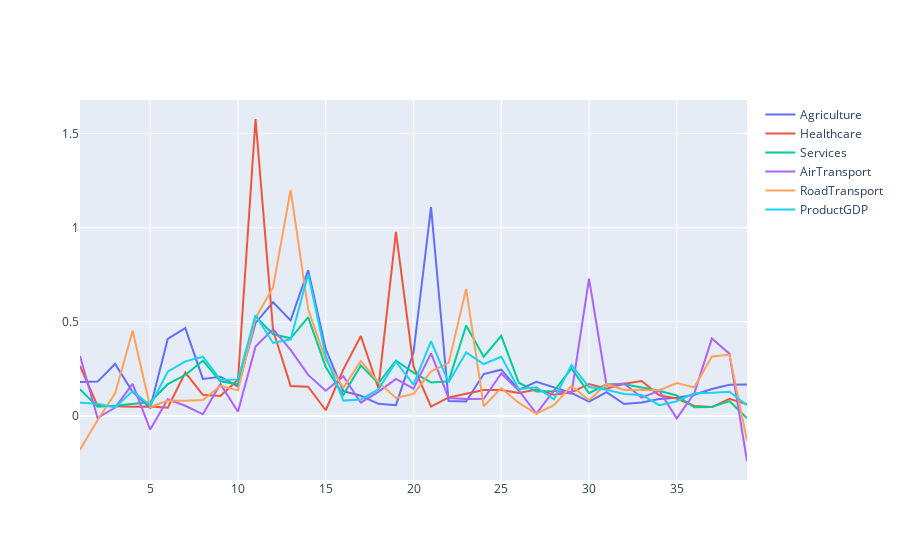

Source (notebook cell):
### Code cell
fig = go.Figure()
fig.add_trace(go.Scatter(x=d3.index, y=d3['AGRIC_diff'],
mode='lines', name = 'Agriculture'))
fig.add_trace(go.Scatter(x=d3.index, y=d3['HumanHealth_diff'],
mode='lines', name = 'Healthcare'))
fig.add_trace(go.Scatter(x=d3.index, y=d3['Services_diff'],
mode='lines', name = 'Services'))
fig.add_trace(go.Scatter(x=d3.index, y=d3['AirTransport_diff'],
mode='lines', name = 'AirTransport'))
fig.add_trace(go.Scatter(x=d3.index, y=d3['RoadTransport_diff'],
mode='lines', name = 'RoadTransport'))
fig.add_trace(go.Scatter(x=d3.index, y=d3['ProductGDP_diff'],
mode = 'lines', name = 'ProductGDP'))
